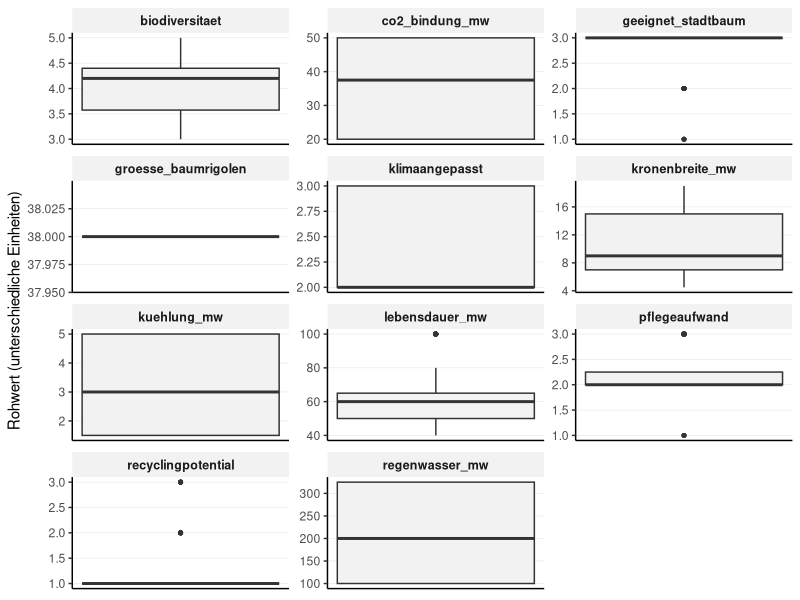
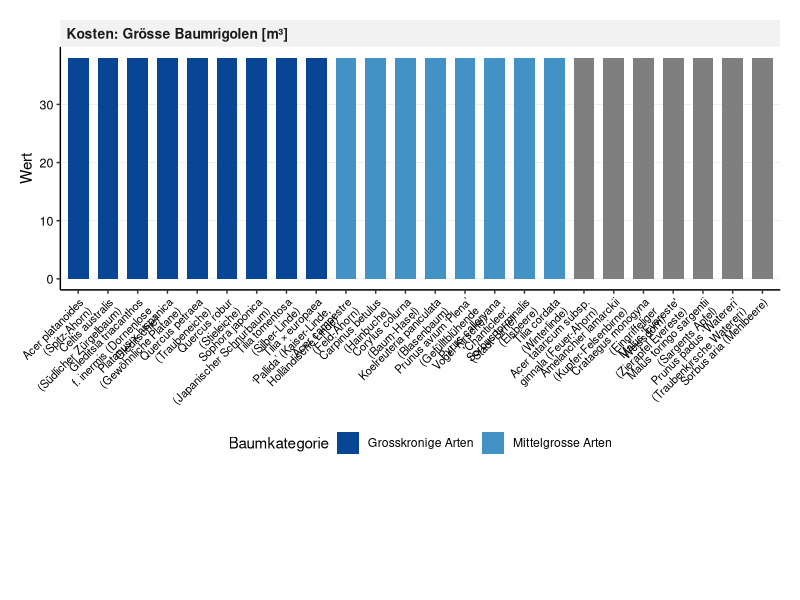
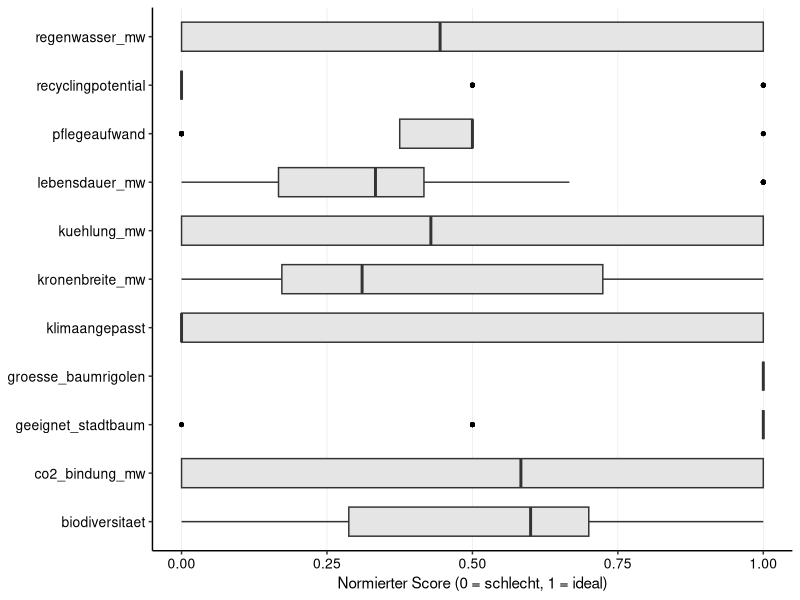
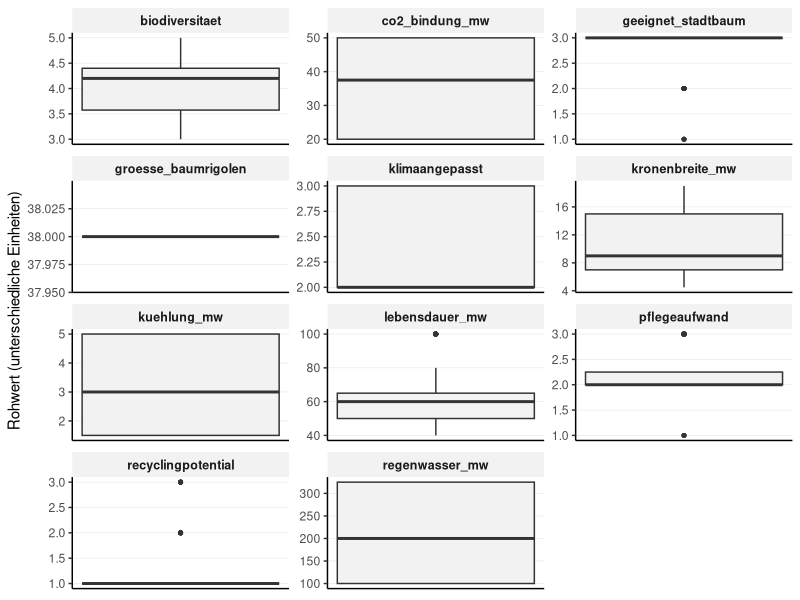
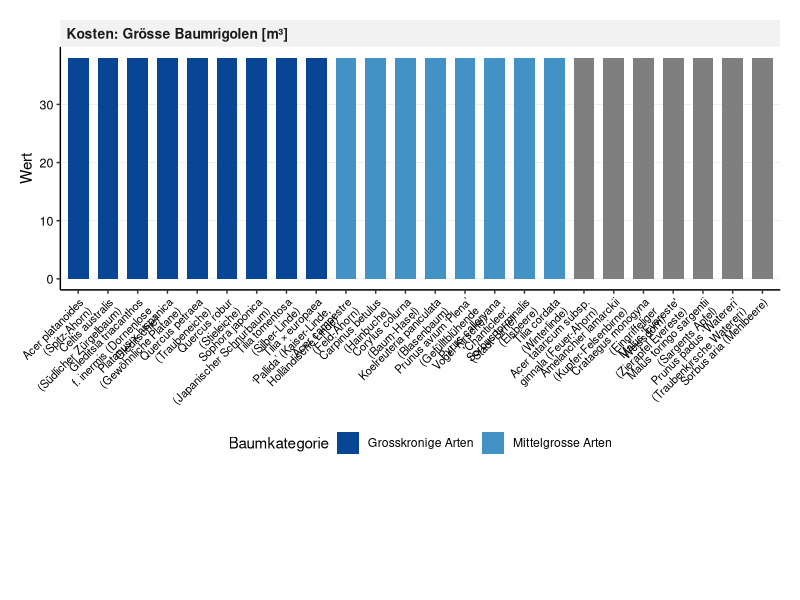
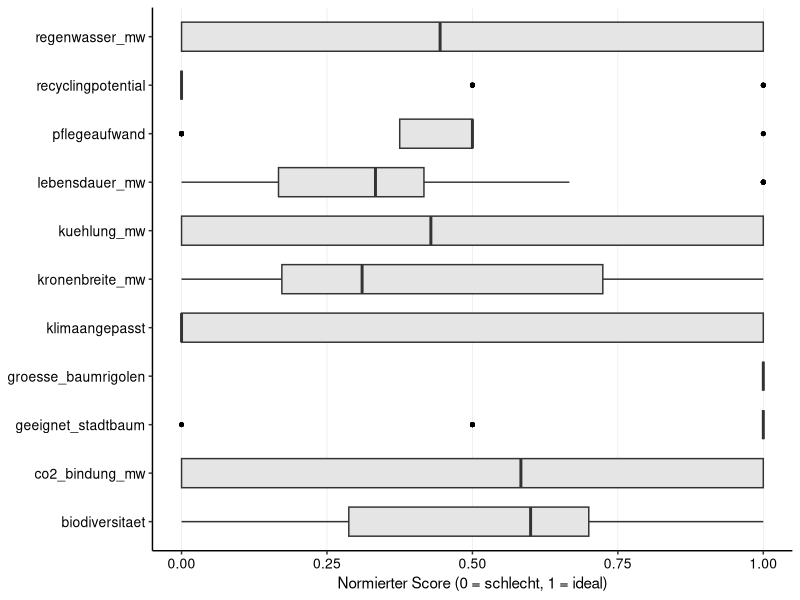

These figures' R source, in order: (Note: this script raises an error after producing the figures.)
## ---- chunk 1
library(tidyverse)
library(readr)
library(ggplot2)
library(forcats)
library(tidytext)


## ---- chunk 2
## 1. Daten Importieren

# Liest die Rohdaten für die Bäume ein
df_baeume_raw <- read_delim(
  "01_data_input/Baeume_tidy.csv", 
  delim = ";"
)

# Liest die Gewichtungen ein (jetzt mit "baeume" im Variablennamen)
weights_baeume_s0_raw <- read_delim("01_data_input/Baeume_Gewichtung_Szenario0.csv", delim = ";")
weights_baeume_s1_raw <- read_delim("01_data_input/Baeume_Gewichtung_Szenario1.csv", delim = ";")
weights_baeume_s2_raw <- read_delim("01_data_input/Baeume_Gewichtung_Szenario2.csv", delim = ";")
weights_baeume_s3_raw <- read_delim("01_data_input/Baeume_Gewichtung_Szenario3.csv", delim = ";")


# --- PRÜFUNG BLOCK 1 (Bäume) ---

print("--- Check 1: Spaltennamen Bäume ---")
colnames(df_baeume_raw)

print("--- Check 2: Stichprobe Daten ---")
head(df_baeume_raw) 

print("--- Check 4: Gewichtung S0 (Wurden Spalten getrennt?) ---")
head(weights_baeume_s0_raw)
## ---- chunk 3
## 2. Daten bereinigen und harmonisieren

# A. Bereinigung der Rohdaten
df_baeume <- df_baeume_raw %>%
  select(baumkategorie, baumart, everything()) 

# B. Bereinigung der Gewichtungen (ALLE SZENARIEN)
# Hier greifen wir jetzt auf die neuen Variablennamen zu
df_weights_s0 <- weights_baeume_s0_raw %>% mutate(szenario = "Szenario 0: Baseline (IST)")
df_weights_s1 <- weights_baeume_s1_raw %>% mutate(szenario = "Szenario 1: Forschungsfokus")
df_weights_s2 <- weights_baeume_s2_raw %>% mutate(szenario = "Szenario 2: Radikale Vermeidung")
df_weights_s3 <- weights_baeume_s3_raw %>% mutate(szenario = "Szenario 3: Radikaler Lebenszyklus")

# Zusammenführen
df_weights <- bind_rows(df_weights_s0, df_weights_s1, df_weights_s2, df_weights_s3) %>%
  mutate(
    gewicht = group_weight * within_group_weight
  ) %>%
  rename(
    bewertungskategorie = criterion_id
  ) %>%
  select(szenario, bewertungskategorie, gewicht, group_id)

# --- CHECK ---
print("--- Check: Stimmen Kriterien überein? ---")
kriterien_gewichte <- unique(df_weights$bewertungskategorie)
spalten_baeume <- colnames(df_baeume)
missing <- setdiff(kriterien_gewichte, spalten_baeume)

if(length(missing) > 0) {
  print("ACHTUNG! Folgende Kriterien fehlen:")
  print(missing)
} else {
  print("ERFOLG: Alle Gewichtungs-Kriterien sind in den Baum-Daten vorhanden!")
}

## ---- chunk 4
## 3. Datentransformation

# 3.1 Wide-to-Long
# Wir nutzen where(is.numeric), das ist robuster und konsistent mit dem Belags-Skript.
df_baeume_long <- df_baeume %>%
  pivot_longer(
    cols = where(is.numeric), 
    names_to = "bewertungskategorie", 
    values_to = "wert"
  )

# 3.2 JOIN mit Gewichtung
# Verknüpft die Baumdaten mit den 4 Szenarien
df_baeume_joined <- df_baeume_long %>%
  left_join(df_weights, by = "bewertungskategorie", relationship = "many-to-many")

# Sicherheits-Check im Skript:
# Bei Bäumen erwarten wir eigentlich für ALLE Kriterien ein Gewicht (anders als bei Belägen mit den Info-Kosten).
if(any(is.na(df_baeume_joined$gewicht))) {
  warning("ACHTUNG: Einige Baum-Kriterien haben kein Gewicht gefunden! Bitte prüfen.")
}

# --- PRÜFUNG BLOCK 3 (Bäume) ---

print("--- Check 1: Dimensionen (Sollte riesig sein) ---")
# Erwartung: Anzahl Bäume (25) * Kriterien (ca. 11) * Szenarien (4)
dim(df_baeume_joined)

print("--- Check 2: Gibt es Kriterien ohne Gewicht? ---")
# Hier sollte im Idealfall eine leere Tabelle oder "0" kommen.
# Falls hier was steht, stimmen die Namen in der CSV nicht überein.
df_baeume_joined %>% 
  filter(is.na(gewicht)) %>% 
  select(bewertungskategorie) %>% 
  distinct()

print("--- Check 3: Stichprobe (Eiche in S2) ---")
# Zeig mir, ob die Gewichtung für Szenario 2 (Umwelt) bei CO2 hoch ist
df_baeume_joined %>%
  filter(baumart == "Quercus petraea (Traubeneiche)", szenario == "Szenario 2: Radikale Vermeidung") %>%
  filter(bewertungskategorie == "co2_bindung") %>%
  select(szenario, bewertungskategorie, wert, gewicht)
## ---- chunk 5
#| label: fig-baeume-analysis
#| fig.width: 10
#| fig.height: 16
#| out.width: "100%"
#| warning: false

## 4. Explorative Datenanalyse und Zielkonflikte

# -------------------------------------------------------
# TEIL 1: Boxplot der Rohwerte (Überblick)
# -------------------------------------------------------
plot_rohwerte_baeume <- ggplot(df_baeume_joined, aes(y = wert)) +
  geom_boxplot(fill = "grey95", width = 0.5, outlier.size = 1) +
  
  # Facetten, da Einheiten unterschiedlich sind (Jahre vs kg CO2)
  facet_wrap(~bewertungskategorie, scales = "free", ncol = 3) +
  
  labs(
    title = NULL, # Titel in Word
    x = NULL,
    y = "Rohwert (unterschiedliche Einheiten)"
  ) +
  
  theme_classic(base_size = 11) +
  
  theme(
    panel.grid.major.y = element_line(color = "grey90", linewidth = 0.2),
    panel.grid.major.x = element_blank(),
    strip.background = element_rect(fill = "grey95", color = NA),
    strip.text = element_text(face = "bold", size = 9),
    axis.text.x = element_blank(),
    axis.ticks.x = element_blank()
  )

print(plot_rohwerte_baeume)
ggsave("02_export/plots/check_01_rohwerte_verteilung_baeume.png", 
       plot = plot_rohwerte_baeume, width = 10, height = 8, dpi = 300)


# -------------------------------------------------------
# TEIL 2: Zielkonflikt Leistung vs. Kosten (Breiter & Lesbar)
# -------------------------------------------------------

# 1. Daten vorbereiten (Bleibt gleich)
df_plot_tradeoff <- df_baeume_long %>%
  filter(bewertungskategorie %in% c("co2_bindung", "kuehlung", "regenwasser", "groesse_baumrigolen")) %>%
  mutate(wert = as.numeric(wert)) %>%
  mutate(facet_label = case_when(
    bewertungskategorie == "co2_bindung" ~ "Leistung: CO2-Bindung [kg CO₂/a]",
    bewertungskategorie == "kuehlung" ~ "Leistung: Kühlung [°C]",
    bewertungskategorie == "regenwasser" ~ "Leistung: Regenwasser [l/Tag]", 
    bewertungskategorie == "groesse_baumrigolen" ~ "Kosten: Grösse Baumrigolen [m³]"
  )) %>%
  filter(!is.na(facet_label)) %>%
  mutate(facet_label = fct_relevel(facet_label, 
                                   "Leistung: CO2-Bindung [kg CO₂/a]",
                                   "Leistung: Kühlung [°C]",
                                   "Leistung: Regenwasser [l/Tag]",
                                   "Kosten: Grösse Baumrigolen [m³]")) %>%
  mutate(baumkategorie = fct_relevel(baumkategorie, 
                                     "Grosskronige Arten", 
                                     "Mittelgrosse Arten", 
                                     "Kleine Arten")) %>%
  arrange(baumkategorie, baumart) %>%
  mutate(baumart_sortiert = factor(baumart, levels = unique(baumart)))

# 2. Plot erstellen
plot_tradeoff_4fach <- ggplot(df_plot_tradeoff, 
       aes(x = baumart_sortiert, y = wert, fill = baumkategorie)) +
  
  geom_col(width = 0.7) +
  
  # Facetten untereinander
  facet_wrap(~facet_label, ncol = 1, scales = "free_y") +
  
  scale_fill_manual(values = c(
    "Grosskronige Arten" = "#084594", 
    "Mittelgrosse Arten" = "#4292c6", 
    "Kleine Arten" = "#9ecae1"
  )) +
  
  # Textumbruch (etwas enger fassen, damit es nicht zu breit wird)
  scale_x_discrete(labels = function(x) stringr::str_wrap(x, width = 25)) +
  
  labs(
    title = NULL, 
    x = NULL,
    y = "Wert",
    fill = "Baumkategorie"
  ) +
  
  theme_classic(base_size = 11) + 
  
  theme(
    legend.position = "bottom",
    panel.grid.major.y = element_line(color = "grey90", linewidth = 0.2),
    panel.grid.major.x = element_blank(),
    
    # ANPASSUNG 1: Schrift etwas kleiner, damit sie nicht überlappt
    axis.text.x = element_text(angle = 45, hjust = 1, size = 8, color = "black"),
    axis.text.y = element_text(size = 9, color = "black"),
    
    strip.background = element_rect(fill = "grey95", color = NA),
    strip.text = element_text(face = "bold", size = 10, hjust = 0),
    
    # ANPASSUNG 2: Mehr Platz unten (b=35mm) für die schrägen Texte
    plot.margin = margin(t = 5, r = 5, b = 35, l = 5, unit = "mm")
  )

print(plot_tradeoff_4fach)

# 3. Speichern (ANPASSUNG 3: Viel breiter!)
ggsave("02_export/plots/check_03_zielkonflikt_baeume_4fach.png", 
       plot = plot_tradeoff_4fach, 
       width = 14,  # <--- HIER VERGRÖSSERT (war 10)
       height = 16, 
       dpi = 300)


## ---- chunk 6
## 5. MCA - Normalisierung (Bäume)

# 5.1 Definieren: Welche Kriterien sind 'schlechter', wenn sie 'höher' sind?
kriterien_lower_is_better_baeume <- c(
  "pflegeaufwand",
  "groesse_baumrigolen"
)

# 5.2 Min-Max-Skalierung
# Wir normieren ALLES (auch ungewichtete Infos), damit wir sie plotten können.
df_baeume_normalized <- df_baeume_joined %>%
  filter(!is.na(wert)) %>% # Nur fehlende Werte entfernen
  # KEIN Filter nach Gewicht hier!
  
  group_by(bewertungskategorie) %>%
  mutate(
    min_wert = min(wert, na.rm = TRUE),
    max_wert = max(wert, na.rm = TRUE),
    # Berechnung des Scores
    score_normiert = case_when(
      # Sonderfall: Wenn Min und Max gleich sind (alle Bäume gleich gut) -> Score 1
      (max_wert - min_wert) == 0 ~ 1,
      
      # Normale Skalierung (higher is better)
      !(bewertungskategorie %in% kriterien_lower_is_better_baeume) ~ (wert - min_wert) / (max_wert - min_wert),
      
      # Invertierte Skalierung (lower is better)
      bewertungskategorie %in% kriterien_lower_is_better_baeume ~ 1 - ((wert - min_wert) / (max_wert - min_wert))
    )
  ) %>%
  ungroup()

# --- PRÜFUNG BLOCK 5 (Bäume) ---

print("--- Check 1: Scores im Bereich 0-1? ---")
summary(df_baeume_normalized$score_normiert)

print("--- Check 2: Funktioniert 'Lower is better' (Baumrigolen)? ---")
# Wir vergleichen zwei Bäume: Einen mit kleiner Rigole (gut) und einen mit grosser (schlecht)
df_baeume_normalized %>%
  filter(bewertungskategorie == "groesse_baumrigolen") %>%
  select(baumart, wert, score_normiert) %>%
  arrange(wert) %>% # Sortiert nach Wert (kleinste Rigole oben)
  head(5)
## ---- chunk 7
#| label: fig-check-normierung-baeume
#| fig.width: 10
#| fig.height: 8
#| out.width: "100%"
#| warning: false

## 6. Explorative Datenanalyse (Qualitätskontrolle)

# Ziel: Überprüfen, ob die Min-Max-Skalierung funktioniert hat.
# Alle Boxplots müssen zwischen 0 und 1 liegen.

plot_normiert_baeume <- ggplot(df_baeume_normalized, aes(x = bewertungskategorie, y = score_normiert)) +
  geom_boxplot(fill = "grey90", width = 0.6, outlier.colour = "black", outlier.size = 1) +
  
  coord_flip() +
  
  # Fixe Skala 0-1 (Das ist der wichtigste Check!)
  scale_y_continuous(limits = c(0, 1), expand = c(0, 0.05)) +
  
  labs(
    title = NULL, # Titel kommt in Word
    subtitle = NULL,
    x = NULL, 
    y = "Normierter Score (0 = schlecht, 1 = ideal)"
  ) +
  
  theme_classic(base_size = 11) +
  
  theme(
    # Gitterlinien: Vertikal wichtig (um 0.5 etc. zu sehen), Horizontal weg
    panel.grid.major.x = element_line(color = "grey90", linewidth = 0.2),
    panel.grid.major.y = element_blank(),
    
    # Achsen-Texte
    axis.text.y = element_text(color = "black", size = 10), # Kriterien-Namen
    axis.text.x = element_text(color = "black", size = 10)  # Zahlen 0-1
  )

print(plot_normiert_baeume)

ggsave("02_export/plots/check_02_normierte_scores_baeume.png", 
       plot = plot_normiert_baeume, width = 10, height = 7, dpi = 300)

# --- PRÜFUNG BLOCK 6 (Bäume) ---

print("--- Check: Liegen alle Scores zwischen 0 und 1? ---")
summary(df_baeume_normalized$score_normiert)
# Min muss >= 0.00 sein, Max <= 1.00

print("--- Check: Wurden Kriterien mit 'Lower is better' invertiert? ---")
# Wir prüfen Baumrigole: Kleiner Wert (6) sollte Score 1 sein (hatten wir oben schon, aber zur Sicherheit)
df_baeume_normalized %>%
  filter(bewertungskategorie == "groesse_baumrigolen") %>%
  group_by(wert) %>%
  summarise(mean_score = mean(score_normiert)) %>%
  arrange(wert) %>% # Kleinster Wert oben
  head(1)
## ---- chunk 8
## 7. MCA Berechnung & Ergebnisse

# 7.1 Berechnung Score pro Kriterium
df_mca_calculated <- df_baeume_normalized %>%
  # HIER filtern wir alles raus, was kein Gewicht hat (Sicherheitsnetz)
  filter(!is.na(gewicht)) %>% 
  mutate(MCA_score_kriterium = score_normiert * gewicht)

# 7.2 Aggregation pro Szenario
# Wir summieren die Scores pro Baum und Szenario
df_mca_total <- df_mca_calculated %>%
  group_by(szenario, baumkategorie, baumart) %>%
  summarise(MCA_gesamtscore = sum(MCA_score_kriterium, na.rm = TRUE), .groups = 'drop') %>%
  # Sortierung: Erst nach Szenario, dann nach Punktzahl
  arrange(szenario, desc(MCA_gesamtscore)) 

# Anzeigen der Ergebnisse
print("--- MCA Gesamtergebnis (Auszug) ---")
print(df_mca_total, n = 20)

# 7.3 Auswahl Top 3 pro Szenario
N_BAEUME <- 3

df_sieger_baeume <- df_mca_total %>%
  group_by(szenario) %>%
  slice_max(MCA_gesamtscore, n = N_BAEUME) %>%
  ungroup() %>%
  arrange(szenario, desc(MCA_gesamtscore))

print("--- Die TOP 3 Bäume pro Szenario ---")
print(df_sieger_baeume)

# 7.4 Export der Tabellen
write_csv2(df_sieger_baeume, "02_export/tables/mca_top3_baeume_pro_szenario.csv")
write_csv2(df_mca_total, "02_export/tables/mca_rangliste_baeume_alle_szenarien.csv")
write_csv2(df_mca_calculated, "02_export/tables/mca_details_berechnung_baeume.csv")
## ---- chunk 9
## 8. Darstellung der Ergebnisse (Scientific Style)

# --- 8.0 Vorbereitung & Farben ---

# 1. Daten für Stacked Plots aufbereiten (mit schönen Gruppennamen)
df_mca_groups_baeume_plot <- df_mca_calculated %>%
  group_by(szenario, baumkategorie, baumart, group_id) %>%
  summarise(gruppen_score = sum(MCA_score_kriterium, na.rm = TRUE), .groups = 'drop') %>%
  left_join(df_mca_total, by = c("szenario", "baumkategorie", "baumart")) %>%
  mutate(group_label_clean = case_when(
    group_id == "langlebigkeit_wirtschaftlichkeit" ~ "Langlebigkeit & Wirtschaftlichkeit",
    group_id == "multifunktionale_nutzungsqualitaet" ~ "Multifunktionale Nutzungsqualität",
    group_id == "umweltbelastung" ~ "Umweltbelastung",
    group_id == "kreislauffaehigkeit" ~ "Kreislauffähigkeit",
    TRUE ~ group_id
  ))

# 2. Farben definieren (Einheitlich zur gesamten Arbeit)
colors_kategorie_baeume <- c(
  "Grosskronige Arten" = "#084594",  # Dunkelblau
  "Mittelgrosse Arten" = "#4292c6",  # Mittelblau
  "Kleine Arten" = "#9ecae1"         # Hellblau
)

colors_gruppen <- c(
  "Langlebigkeit & Wirtschaftlichkeit" = "#08306b", 
  "Multifunktionale Nutzungsqualität" = "#2171b5",  
  "Umweltbelastung" = "#6baed6",                    
  "Kreislauffähigkeit" = "#c6dbef"                  
)
## ---- chunk 10

#| label: fig-mca-plots-baeume-s0
#| fig.width: 13
#| fig.height: 10
#| out.width: "95%"
#| dpi: 300

# --- Plot 1: Ranking (Szenario 0) ---
data_s0 <- df_mca_total %>% filter(szenario == "Szenario 0: Baseline (IST)")

plot_s0_rank <- ggplot(data_s0,
       aes(x = MCA_gesamtscore,
           y = fct_reorder(baumart, MCA_gesamtscore), 
           fill = baumkategorie)) + 
  geom_col(width = 0.7) +
  
  scale_x_continuous(limits = c(0, 1), expand = c(0, 0.05)) + 
  scale_y_discrete(labels = function(x) stringr::str_wrap(x, width = 40)) +
  scale_fill_manual(values = colors_kategorie_baeume) +
  
  labs(
    title = NULL, 
    x = "MCA Score (0-1)", 
    y = NULL, 
    fill = "Baumkategorie"
  ) +
  
  theme_classic(base_size = 11) + 
  
  theme(
    legend.position = "bottom",
    panel.grid.major.y = element_blank(),
    panel.grid.major.x = element_line(color = "grey90", linewidth = 0.2),
    axis.text = element_text(color = "black"),
    # Rand links vergrössern für lange Baumnamen
    plot.margin = margin(t = 5, r = 10, b = 5, l = 5, unit = "mm")
  )

print(plot_s0_rank)
ggsave("02_export/plots/mca_baeume_rank_s0.png",
       plot = plot_s0_rank, width = 10, height = 10, dpi = 300)


# --- Plot 2: Stacked Detail (Szenario 0) ---
data_s0_groups <- df_mca_groups_baeume_plot %>% filter(szenario == "Szenario 0: Baseline (IST)")

plot_s0_stack <- ggplot(data_s0_groups,
       aes(x = gruppen_score,
           y = fct_reorder(baumart, MCA_gesamtscore), 
           fill = group_label_clean)) + 
  geom_col(position = "stack", width = 0.7) +
  
  scale_x_continuous(limits = c(0, 1), expand = c(0, 0.05)) +
  scale_y_discrete(labels = function(x) stringr::str_wrap(x, width = 40)) +
  scale_fill_manual(values = colors_gruppen) +
  
  labs(
    title = NULL, 
    x = "Beitrag zum Score", 
    y = NULL, 
    fill = "Kriteriengruppe"
  ) +
  
  theme_classic(base_size = 11) + 
  
  theme(
    legend.position = "bottom",
    legend.text = element_text(size = 9),
    legend.box = "vertical",
    panel.grid.major.y = element_blank(),
    panel.grid.major.x = element_line(color = "grey90", linewidth = 0.2),
    axis.text = element_text(color = "black"),
    plot.margin = margin(t = 5, r = 10, b = 5, l = 5, unit = "mm")
  ) +
  guides(fill = guide_legend(nrow = 2, byrow = TRUE))

print(plot_s0_stack)
ggsave("02_export/plots/mca_baeume_detail_s0.png",
       plot = plot_s0_stack, width = 10, height = 10, dpi = 300)
## ---- chunk 11

#| label: fig-mca-plots-baeume-s1
#| fig.width: 13
#| fig.height: 10
#| out.width: "95%"
#| dpi: 300

# --- Plot 1: Ranking (Szenario 1) ---
data_s1 <- df_mca_total %>% filter(szenario == "Szenario 1: Forschungsfokus")

plot_s1_rank <- ggplot(data_s1,
       aes(x = MCA_gesamtscore,
           y = fct_reorder(baumart, MCA_gesamtscore), 
           fill = baumkategorie)) + 
  geom_col(width = 0.7) +
  scale_x_continuous(limits = c(0, 1), expand = c(0, 0.05)) + 
  scale_y_discrete(labels = function(x) stringr::str_wrap(x, width = 40)) +
  scale_fill_manual(values = colors_kategorie_baeume) +
  labs(title = NULL, x = "MCA Score (0-1)", y = NULL, fill = "Baumkategorie") +
  theme_classic(base_size = 11) + 
  theme(
    legend.position = "bottom",
    panel.grid.major.y = element_blank(),
    panel.grid.major.x = element_line(color = "grey90", linewidth = 0.2),
    axis.text = element_text(color = "black"),
    plot.margin = margin(t = 5, r = 10, b = 5, l = 5, unit = "mm")
  )

print(plot_s1_rank)
ggsave("02_export/plots/mca_baeume_rank_s1.png", plot = plot_s1_rank, width = 10, height = 10, dpi = 300)

# --- Plot 2: Stacked Detail (Szenario 1) ---
data_s1_groups <- df_mca_groups_baeume_plot %>% filter(szenario == "Szenario 1: Forschungsfokus")

plot_s1_stack <- ggplot(data_s1_groups,
       aes(x = gruppen_score,
           y = fct_reorder(baumart, MCA_gesamtscore), 
           fill = group_label_clean)) + 
  geom_col(position = "stack", width = 0.7) +
  scale_x_continuous(limits = c(0, 1), expand = c(0, 0.05)) +
  scale_y_discrete(labels = function(x) stringr::str_wrap(x, width = 40)) +
  scale_fill_manual(values = colors_gruppen) +
  labs(title = NULL, x = "Beitrag zum Score", y = NULL, fill = "Kriteriengruppe") +
  theme_classic(base_size = 11) + 
  theme(
    legend.position = "bottom",
    legend.text = element_text(size = 9),
    legend.box = "vertical",
    panel.grid.major.y = element_blank(),
    panel.grid.major.x = element_line(color = "grey90", linewidth = 0.2),
    axis.text = element_text(color = "black"),
    plot.margin = margin(t = 5, r = 10, b = 5, l = 5, unit = "mm")
  ) +
  guides(fill = guide_legend(nrow = 2, byrow = TRUE))

print(plot_s1_stack)
ggsave("02_export/plots/mca_baeume_detail_s1.png", plot = plot_s1_stack, width = 10, height = 10, dpi = 300)
## ---- chunk 12
#| label: fig-mca-plots-baeume-s2
#| fig.width: 13
#| fig.height: 10
#| out.width: "95%"
#| dpi: 300

# --- Plot 1: Ranking (Szenario 2) ---
data_s2 <- df_mca_total %>% filter(szenario == "Szenario 2: Radikale Vermeidung")

plot_s2_rank <- ggplot(data_s2,
       aes(x = MCA_gesamtscore,
           y = fct_reorder(baumart, MCA_gesamtscore), 
           fill = baumkategorie)) + 
  geom_col(width = 0.7) +
  scale_x_continuous(limits = c(0, 1), expand = c(0, 0.05)) + 
  scale_y_discrete(labels = function(x) stringr::str_wrap(x, width = 40)) +
  scale_fill_manual(values = colors_kategorie_baeume) +
  labs(title = NULL, x = "MCA Score (0-1)", y = NULL, fill = "Baumkategorie") +
  theme_classic(base_size = 11) + 
  theme(
    legend.position = "bottom",
    panel.grid.major.y = element_blank(),
    panel.grid.major.x = element_line(color = "grey90", linewidth = 0.2),
    axis.text = element_text(color = "black"),
    plot.margin = margin(t = 5, r = 10, b = 5, l = 5, unit = "mm")
  )

print(plot_s2_rank)
ggsave("02_export/plots/mca_baeume_rank_s2.png", plot = plot_s2_rank, width = 10, height = 10, dpi = 300)

# --- Plot 2: Stacked Detail (Szenario 2) ---
data_s2_groups <- df_mca_groups_baeume_plot %>% filter(szenario == "Szenario 2: Radikale Vermeidung")

plot_s2_stack <- ggplot(data_s2_groups,
       aes(x = gruppen_score,
           y = fct_reorder(baumart, MCA_gesamtscore), 
           fill = group_label_clean)) + 
  geom_col(position = "stack", width = 0.7) +
  scale_x_continuous(limits = c(0, 1), expand = c(0, 0.05)) +
  scale_y_discrete(labels = function(x) stringr::str_wrap(x, width = 40)) +
  scale_fill_manual(values = colors_gruppen) +
  labs(title = NULL, x = "Beitrag zum Score", y = NULL, fill = "Kriteriengruppe") +
  theme_classic(base_size = 11) + 
  theme(
    legend.position = "bottom",
    legend.text = element_text(size = 9),
    legend.box = "vertical",
    panel.grid.major.y = element_blank(),
    panel.grid.major.x = element_line(color = "grey90", linewidth = 0.2),
    axis.text = element_text(color = "black"),
    plot.margin = margin(t = 5, r = 10, b = 5, l = 5, unit = "mm")
  ) +
  guides(fill = guide_legend(nrow = 2, byrow = TRUE))

print(plot_s2_stack)
ggsave("02_export/plots/mca_baeume_detail_s2.png", plot = plot_s2_stack, width = 10, height = 10, dpi = 300)
## ---- chunk 13

#| label: fig-mca-plots-baeume-s3
#| fig.width: 13
#| fig.height: 10
#| out.width: "95%"
#| dpi: 300

# --- Plot 1: Ranking (Szenario 3) ---
data_s3 <- df_mca_total %>% filter(szenario == "Szenario 3: Radikaler Lebenszyklus")

plot_s3_rank <- ggplot(data_s3,
       aes(x = MCA_gesamtscore,
           y = fct_reorder(baumart, MCA_gesamtscore), 
           fill = baumkategorie)) + 
  geom_col(width = 0.7) +
  scale_x_continuous(limits = c(0, 1), expand = c(0, 0.05)) + 
  scale_y_discrete(labels = function(x) stringr::str_wrap(x, width = 40)) +
  scale_fill_manual(values = colors_kategorie_baeume) +
  labs(title = NULL, x = "MCA Score (0-1)", y = NULL, fill = "Baumkategorie") +
  theme_classic(base_size = 11) + 
  theme(
    legend.position = "bottom",
    panel.grid.major.y = element_blank(),
    panel.grid.major.x = element_line(color = "grey90", linewidth = 0.2),
    axis.text = element_text(color = "black"),
    plot.margin = margin(t = 5, r = 10, b = 5, l = 5, unit = "mm")
  )

print(plot_s3_rank)
ggsave("02_export/plots/mca_baeume_rank_s3.png", plot = plot_s3_rank, width = 10, height = 10, dpi = 300)

# --- Plot 2: Stacked Detail (Szenario 3) ---
data_s3_groups <- df_mca_groups_baeume_plot %>% filter(szenario == "Szenario 3: Radikaler Lebenszyklus")

plot_s3_stack <- ggplot(data_s3_groups,
       aes(x = gruppen_score,
           y = fct_reorder(baumart, MCA_gesamtscore), 
           fill = group_label_clean)) + 
  geom_col(position = "stack", width = 0.7) +
  scale_x_continuous(limits = c(0, 1), expand = c(0, 0.05)) +
  scale_y_discrete(labels = function(x) stringr::str_wrap(x, width = 40)) +
  scale_fill_manual(values = colors_gruppen) +
  labs(title = NULL, x = "Beitrag zum Score", y = NULL, fill = "Kriteriengruppe") +
  theme_classic(base_size = 11) + 
  theme(
    legend.position = "bottom",
    legend.text = element_text(size = 9),
    legend.box = "vertical",
    panel.grid.major.y = element_blank(),
    panel.grid.major.x = element_line(color = "grey90", linewidth = 0.2),
    axis.text = element_text(color = "black"),
    plot.margin = margin(t = 5, r = 10, b = 5, l = 5, unit = "mm")
  ) +
  guides(fill = guide_legend(nrow = 2, byrow = TRUE))

print(plot_s3_stack)
ggsave("02_export/plots/mca_baeume_detail_s3.png", plot = plot_s3_stack, width = 10, height = 10, dpi = 300)

# --- PRÜFUNG BLOCK 8 (Bäume) ---

print("--- Check 1: Stimmt die Mathematik der Stacked Plots? ---")
# Wir summieren die Teile (Gruppen) und vergleichen sie mit dem Gesamtscore
check_summe_baeume <- df_mca_groups_baeume_plot %>%
  group_by(szenario, baumart) %>%
  summarise(
    summe_gruppen = sum(gruppen_score),
    original_total = mean(MCA_gesamtscore), # Sollte identisch sein
    .groups = "drop"
  ) %>%
  mutate(differenz = abs(summe_gruppen - original_total)) %>%
  arrange(desc(differenz))

# Zeig mir die grössten Abweichungen (Sollte 0 oder fast 0 sein, z.B. 1e-15)
print(head(check_summe_baeume))

print("--- Check 2: Sind alle 4 Szenarien in den Plot-Daten vorhanden? ---")
unique(df_mca_groups_baeume_plot$szenario)

print("--- Check 3: Top-Baum in Szenario 0 (Wer gewinnt?) ---")
df_mca_total %>% 
  filter(szenario == "Szenario 0: Baseline (IST)") %>% 
  slice_max(MCA_gesamtscore, n = 1) %>%
  select(baumart, MCA_gesamtscore)

## ---- chunk 14

# 1. Speichern der "Top 3" Sieger pro Szenario
# (Diese Tabelle ist der Input für Phase 4 / Zeitstrahl!)
write_csv2(
  df_sieger_baeume,
  file = "02_export/tables/mca_top3_baeume_pro_szenario.csv"
)

# 2. Speichern der kompletten Rangliste (für den Anhang)
write_csv2(
  df_mca_total,
  file = "02_export/tables/mca_rangliste_baeume_alle_szenarien.csv"
)

# 3. Speichern der Berechnungs-Details (falls du Score-Details prüfen musst)
write_csv2(
  df_mca_calculated,
  file = "02_export/tables/mca_details_berechnung_baeume.csv"
)

print("--- Export erfolgreich abgeschlossen! ---")

# --- PRÜFUNG BLOCK 9 ---
print("--- Check: Wurden die Dateien erstellt? ---")
list.files("02_export/tables", pattern = "baeume")
